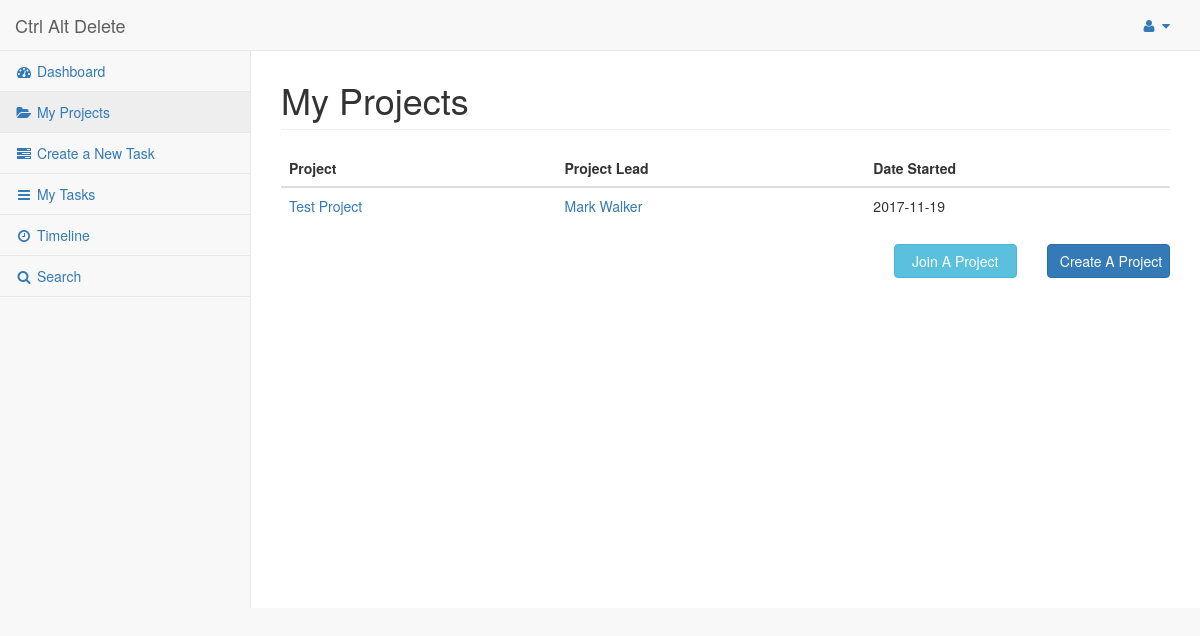
The page /pages/myProject.php (signed in) on the database as committed earlier.
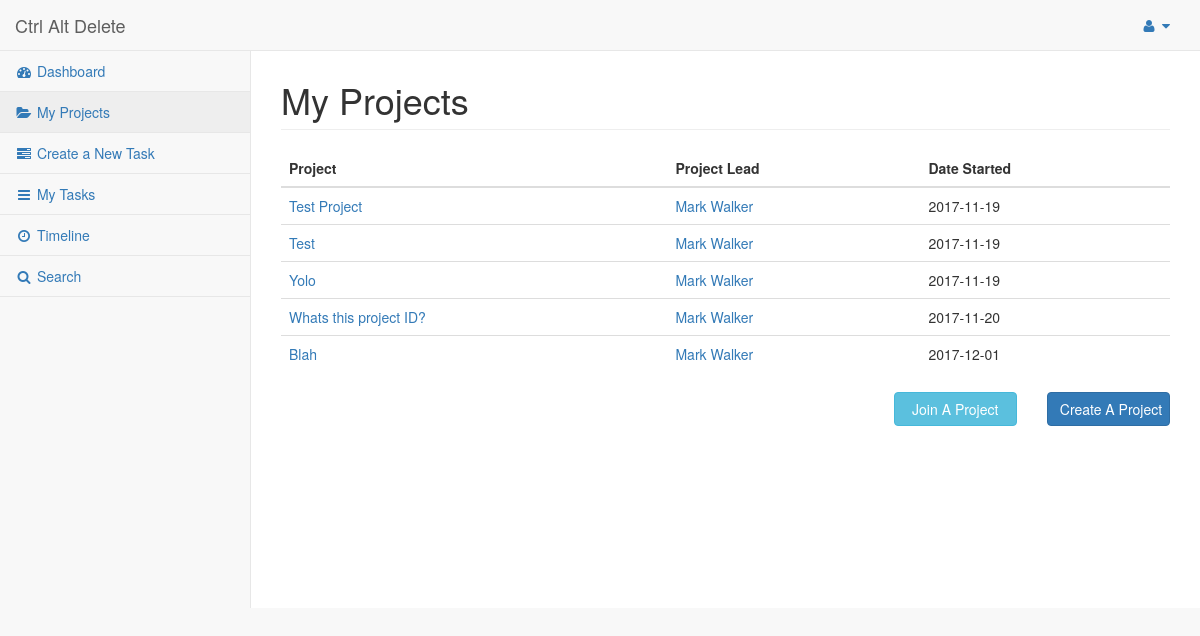
The same page on the database as committed later.
### tables this page shows
CREATE TABLE `belongto` (
  `username` varchar(45) NOT NULL,
  `projectID` int(11) NOT NULL,
  `permissions` int(11) NOT NULL
);

CREATE TABLE `projects` (
  `projectID` int(11) NOT NULL,
  `projectName` varchar(45) NOT NULL,
  `projectStart` date NOT NULL,
  `projectDescription` varchar(2000) NOT NULL,
  `projectKey` varchar(32) NOT NULL
);

CREATE TABLE `users` (
  `username` varchar(45) NOT NULL,
  `first` varchar(45) NOT NULL,
  `last` varchar(45) NOT NULL,
  `email` varchar(45) NOT NULL,
  `passhash` varchar(32) NOT NULL
);

### pages/myProject.php (the view, shortened to what the changed rows need)
<!DOCTYPE html>
<html lang="en">
<head>
    <link href="../vendor/bootstrap/css/bootstrap.min.css" rel="stylesheet">
    <link href="../vendor/metisMenu/metisMenu.min.css" rel="stylesheet">
    <link href="../dist/css/sb-admin-2.css" rel="stylesheet">
    <link href="../vendor/morrisjs/morris.css" rel="stylesheet">
    <link href="../vendor/font-awesome/css/font-awesome.min.css" rel="stylesheet" type="text/css">
    <link href="../customcss/custom.css" rel="stylesheet">
</head>
<body>
    <div id="wrapper">
        <br/>
        <br/>
        <div id="page-wrapper">
            <div class="row">
                <div class="col-lg-12">
                    <h1 class="page-header">My Projects</h1>
                </div>
            </div>
            <table class="table">
                <thead>
                    <tr>
                        <th>Project</th>
                        <th>Project Lead</th>
                        <th>Date Started</th>
                    </tr>
                </thead>
                <tbody>
                <?php
                    $user = $_SESSION['username'];
                    $connection = mysqli_connect("localhost", "root", "", "cen4020");
                    $results = mysqli_query($connection, "SELECT projectID FROM belongto WHERE username='$user'");
                    if (mysqli_num_rows($results) != 0)
                    {
                        while($row= mysqli_fetch_row($results))
                        {
                            $pid = $row[0];
                            $findUser = mysqli_query($connection, "SELECT username FROM belongto WHERE projectID=$pid AND permissions=1");
                            $leaderRow = mysqli_fetch_row($findUser);
                            $leaderUser = $leaderRow[0];
                            $findLeaderName= mysqli_query($connection, "SELECT first, last FROM users WHERE username='$leaderUser'");
                            $leaderRow = mysqli_fetch_row($findLeaderName);
                            $leaderFirst = $leaderRow[0];
                            $leaderLast = $leaderRow[1];
                            $findProjectInfo = mysqli_query($connection, "SELECT projectName, projectStart FROM projects WHERE projectID = '$pid'");
                            $projectRow = mysqli_fetch_row($findProjectInfo);
                            $pname = $projectRow[0];
                            $pdate = $projectRow[1];
                            echo "<tr>";
                            echo "<td>";
                            echo "<a href='viewProject.php?var=$pname'>$pname</a>";
                            echo "</td>";
                            echo "<td>";
                            echo "<a href='account.php?user=$leaderUser'>$leaderFirst  $leaderLast</a>";
                            echo "</td>";
                            echo "<td>";
                            echo "$pdate";
                            echo "</td>";
                            echo "</tr>";
                        }
                    }
                 ?>
                </tbody>
            </table>
    </div>
</body>
</html>

Rows that differ between the two databases and show on the page:
added belongto: projectID.projectName "Test", username.first "Mark", username.last "Walker", projectID.projectStart "2017-11-19"
added belongto: projectID.projectName "Yolo", username.first "Mark", username.last "Walker", projectID.projectStart "2017-11-19"
added belongto: projectID.projectName "Whats this project ID?", username.first "Mark", username.last "Walker", projectID.projectStart "2017-11-20"
added belongto: projectID.projectName "Blah", users.first "Mark", users.last "Walker", projectID.projectStart "2017-12-01"
